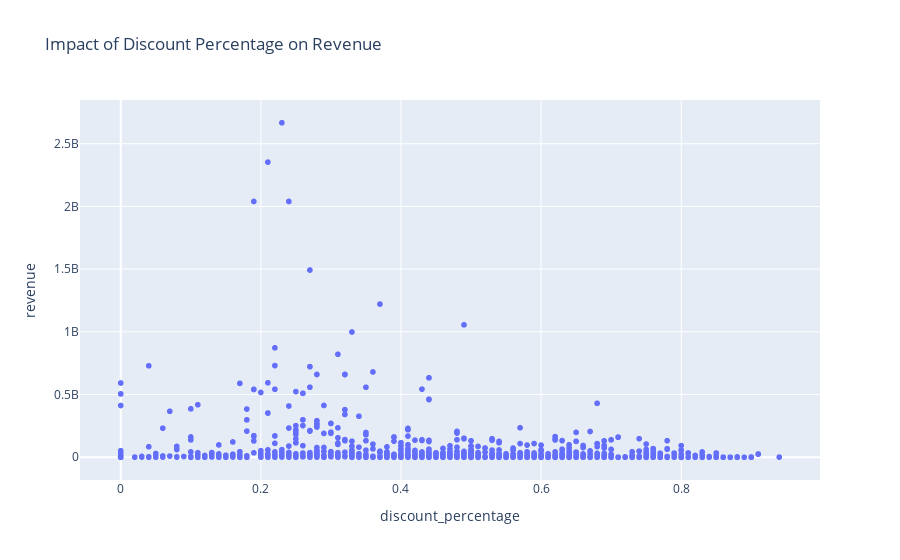

Write notebook code for a chart like this one.
### Markdown cell above
### Is there a correlation between discount percentage and sales revenue?

### Code cell
fig = px.scatter(df, x='discount_percentage', y='revenue', 
                 title='Impact of Discount Percentage on Revenue')
fig.show()

### Figure 1 — Plotly figure (JSON) as saved in the notebook; plotly's stock layout.template omitted (floating-point values rounded to 4 significant figures; data arrays with more than 128 entries replaced by an {"elided": "..."} marker saying what was removed)
{"data": [{"hovertemplate": "discount_percentage=%{x}<br>revenue=%{y}<extra></extra>", "legendgroup": "", "marker": {"color": "#636efa", "symbol": "circle"}, "mode": "markers", "name": "", "showlegend": false, "type": "scattergl", "x": {"elided": "1465 float values"}, "xaxis": "x", "y": {"elided": "1465 float values"}, "yaxis": "y"}], "layout": {"legend": {"tracegroupgap": 0}, "title": {"text": "Impact of Discount Percentage on Revenue"}, "xaxis": {"anchor": "y", "domain": [0, 1], "title": {"text": "discount_percentage"}}, "yaxis": {"anchor": "x", "domain": [0, 1], "title": {"text": "revenue"}}}}
